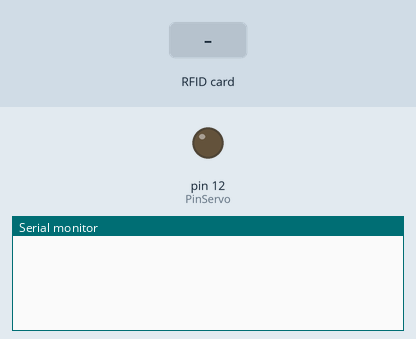
A sketch run on a simulated Arduino Mega 2560, built with avr-gcc and run on an emulated ATmega2560. On the bench: output pins drawn as LEDs (lit = HIGH), the last lines printed to the serial monitor. The test bench sets the inputs (shaded band). Pins used as bus, display or sensor lines are not drawn.

Above: at 1.2 s.
1.3 s: RFID card 5E 7A 19 C4 held to the reader
At 1.7 s:
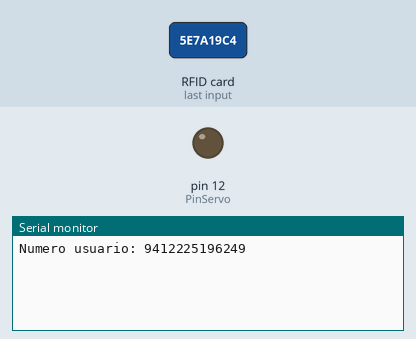
At 2.6 s:
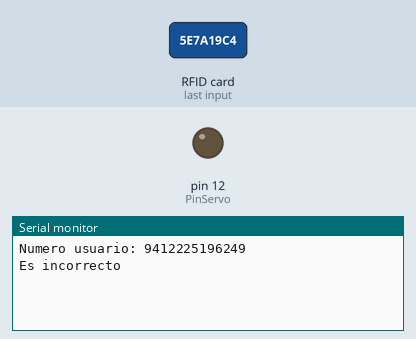

The sketch:

RFid_LeerCard.ino
```cpp
#include <RFID.h>
#include <SPI.h>
#define SS_PIN 53
#define RST_PIN 5
#define PinServo 12
int numero_serie[4];

RFID rfid(SS_PIN, RST_PIN);
int card[]={37,170,134,229,236}; //14
int  key[]={236,115,201,85,3};   //12
bool comprobacion = false;


void setup() {
  Serial.begin(9600);
  pinMode(PinServo, OUTPUT);
  SPI.begin();
  rfid.init();
}

void loop() {
  leer_usuario();
}


void leer_usuario()
{
int contador = 0;
    if (rfid.isCard())
    {
           if (rfid.readCardSerial())
            {
                Serial.print("Numero usuario: "); // guardamos el numero del usuario
                for(int i=0; i<=4 ; i++)
                {
                Serial.print(numero_serie[i] = rfid.serNum[i]);
                }
                Serial.println(" "); // esto es para que quede más bonito y el " usuario correcto " o " usuario incorrecto " aparezcan debajo y no pegados
                delay(500); // para que no se imprima constantemente el mismo numero
                contador = 1;
               comprobar_usuario();
             }
    }
    rfid.halt();
};

void comprobar_usuario()  // con este bucle miramos si alguno de nuestros usuarios coincide con el array rfid.serNUM ( el numero que está para comprobar)
{
for(int i=0; i<1; i++) // numero de digitos de nuestro tag
 {
   if(card[i] == numero_serie[i] && card[(i+1)] == numero_serie[(i+1)] && card[(i+2)] == numero_serie[(i+2)] && card[(i+3)] == numero_serie[(i+3)]){
     comprobacion=true;
   }else{
     comprobacion=false;
   }
 }

 if(comprobacion==true){
   Serial.println("Es correcto");
   digitalWrite(12,HIGH);
   delay(100);
 }else{
   Serial.println("Es incorrecto");
 }

}
```

Measured:
- after the input at 1.3 s, the serial monitor: prints a new line at once (image 1)
